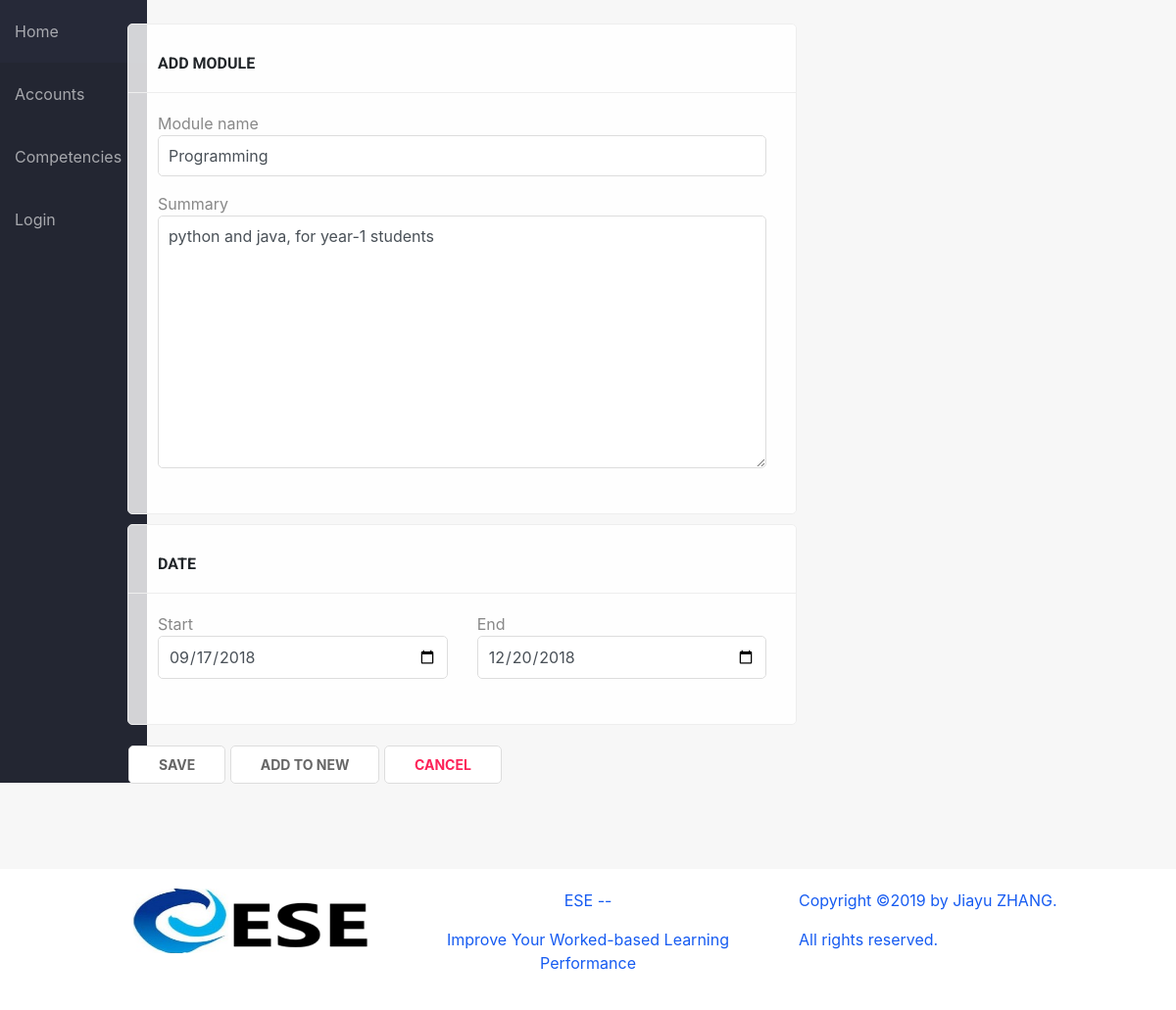
The page /modules/edit/6 on the database its author committed.
### ESE/models.py (models this page shows, shortened)
class Module(models.Model):
    name = models.CharField(max_length=150)
    summary = models.TextField(null=True, blank=True)
    start_date = models.DateField()
    end_date = models.DateField()
    year = models.IntegerField(choices=YEARS, default=1)
    semester = models.IntegerField(choices=SEMESTER, default=1)
    level = models.CharField(max_length=100, choices=LEVELS, default='Bachelor')

### ESE/views.py (the view)
# urls.py: path('modules/edit/<int:pk>', views.module_edit, name='module_edit'),
def module_edit(request, pk):
    module = Module.objects.get(pk=pk)
    if request.method == 'POST':
        form = ModuleForm(request.POST, instance=module)
        if form.is_valid():
            form.save()
            return redirect('modules')
    else:
        form = ModuleForm(instance=module)
    return render(
        request, 'module_add.html', {'form': form},
    )

### ESE/forms.py
class ModuleForm(forms.ModelForm):
    class Meta:
        model = Module
        fields = '__all__'
        widgets = {
            'start_date': DateInput(),
            'end_date': DateInput()
        }
    def __init__(self, *args, **kwargs):
        super().__init__(*args, **kwargs)
        self.fields['name'].widget.attrs.update({'class': 'form-control'})
        self.fields['summary'].widget.attrs.update({'class': 'form-control'})
        self.fields['level'].widget.attrs.update({'class': 'form-control'})
        self.fields['year'].widget.attrs.update({'class': 'form-control'})
        self.fields['semester'].widget.attrs.update({'class': 'form-control'})
        self.fields['start_date'].widget.attrs.update({'class': 'form-control'})
        self.fields['end_date'].widget.attrs.update({'class': 'form-control'})

### ESE/templates/module_add.html (shortened to what this page needs)
{% extends 'base_generic.html' %} {% block content %}
<div class="container">
    <form method="post">{% csrf_token %}
        <div class="row justify-content-center">
            <div class="col-md-8 col-xs-12">
                <div class="card-box">
                    <h6>Add Module</h6>
                    <div class="form-group">
                        <span class="faded">Module name</span> {{ form.name }}
                    </div>
                    <div class="form-group">
                        <span class="faded">Summary</span> {{ form.summary }}
                    </div>
                </div>
                <div class="card-box">
                    <h6>Date</h6>
                    <div class="row">
                        <div class="col-md-6">
                            <div class="form-group">
                                <span class="faded">Start</span> {{ form.start_date }}
                            </div>
                        </div>
                        <div class="col-md-6">
                            <div class="form-group">
                                <span class="faded">End</span> {{ form.end_date }}
                            </div>
                        </div>
                    </div>
                </div>
                <div class="empty-box">
                    <input type="submit" name="submit" class="btn btn-primary" value="Save" />
                    <input type="submit" name="submit" class="btn btn-primary" value="Add to New"/>
                    <a href="#" class="no-float btn btn-danger">Cancel</a>
                </div>
            </div>
            {% url 'module_add' pk=module as add_module %}
            <div class="col-md-4 col-xs-12">
            </div>
        </div>
    </form>
</div>
{% endblock %} {% block javascript %} {% load static %}
{% endblock %}

### ESE/static/css/main.css (style rules this page uses)
* { --main-color: #006992; }
body { display: flex; flex-direction: column; background-color: #f7f7f7; min-height: 100vh; }
.shadow-box, .card-box, .empty-box { padding: 30px; border-radius: 5px; margin-bottom: 10px; display: block; border: 1px solid #eee; position: relative; background-color: rgba(255,255,255,.8); position: relative; overflow: hidden; }
.card-box:not(.no-shade)::before { content: ''; width: 100%; height: 70px; border-bottom: 1px solid #eee; z-index: 1; left: 0; top: 0; position: absolute; }
.card-box h6 { z-index: 5; margin-bottom: 40px; text-transform: uppercase; font-family: "Roboto"; font-weight: bold; }
.empty-box { border-color: transparent; background-color: transparent; padding: 10px 0; }
.btn { border: none; text-transform: uppercase; font-size: normal; font-weight: bold; border-radius: 4px; position: relative; padding: 6px 20px; padding-left: 30px; }
.btn-primary, .empty-box a.btn-primary, .empty-box button.btn-primary, input.btn-primary, .btn-third, .btn-danger { border-radius: 5px; background-color: #fff; border: 1px solid #ddd; color: #666; font-size: 14px; box-shadow: none; padding: 8px 30px; background: #fff; }
.btn-danger { float: right; color: #FD2258 !important; }
.no-float { float: none; }
.form-control, .form-control[readonly], .input-styled input, .input-styled select { border-radius: 5px; background-color: #fff; width: 100%; padding: 8px 10px; border-color: #ddd; transition: 200ms ease; }
.faded { color: #888; }

### rows shown on the page
Module: name "Programming", summary "python and java, for year-1 students", start_date "09/17/2018", end_date "12/20/2018"
